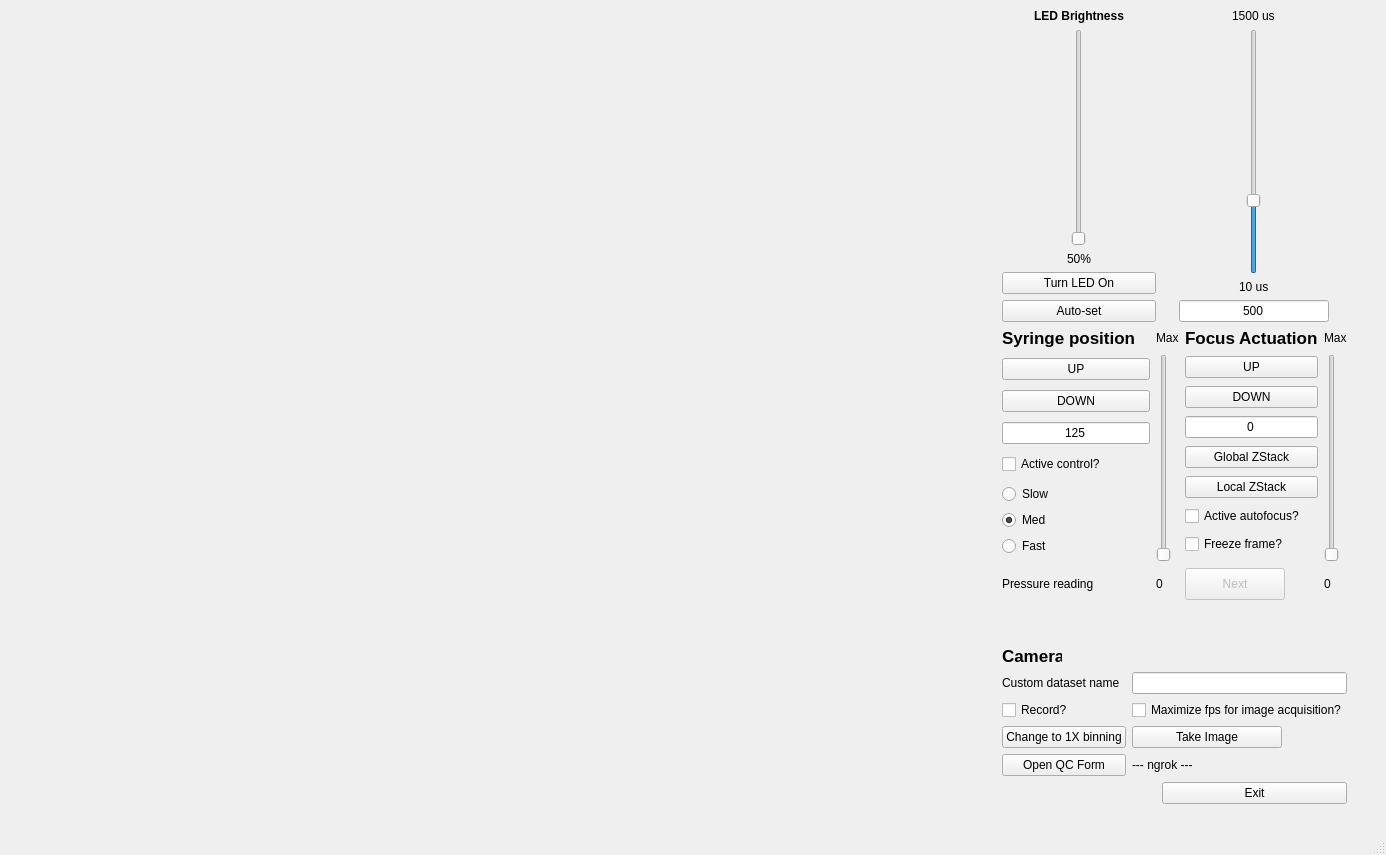
<?xml version="1.0" encoding="UTF-8"?>
<ui version="4.0">
 <class>MainWindow</class>
 <widget class="QMainWindow" name="MainWindow">
  <property name="geometry">
   <rect>
    <x>0</x>
    <y>0</y>
    <width>1386</width>
    <height>855</height>
   </rect>
  </property>
  <property name="windowTitle">
   <string>MainWindow</string>
  </property>
  <widget class="QWidget" name="centralwidget">
   <layout class="QHBoxLayout" name="horizontalLayout">
    <item>
     <widget class="QLabel" name="lblImage">
      <property name="minimumSize">
       <size>
        <width>800</width>
        <height>600</height>
       </size>
      </property>
      <property name="text">
       <string/>
      </property>
      <property name="scaledContents">
       <bool>true</bool>
      </property>
     </widget>
    </item>
    <item>
     <layout class="QGridLayout" name="gridLayout_4">
      <property name="sizeConstraint">
       <enum>QLayout::SetMinimumSize</enum>
      </property>
      <property name="rightMargin">
       <number>30</number>
      </property>
      <item row="0" column="2">
       <layout class="QGridLayout" name="gridLayout">
        <item row="0" column="0" rowspan="2">
         <layout class="QVBoxLayout" name="verticalLayout_2">
          <item alignment="Qt::AlignHCenter">
           <widget class="QLabel" name="lblMaxExposure">
            <property name="maximumSize">
             <size>
              <width>150</width>
              <height>16777215</height>
             </size>
            </property>
            <property name="text">
             <string>1500 us</string>
            </property>
           </widget>
          </item>
          <item alignment="Qt::AlignHCenter">
           <widget class="QSlider" name="vsExposure">
            <property name="enabled">
             <bool>true</bool>
            </property>
            <property name="minimum">
             <number>100</number>
            </property>
            <property name="maximum">
             <number>1500</number>
            </property>
            <property name="singleStep">
             <number>10</number>
            </property>
            <property name="value">
             <number>500</number>
            </property>
            <property name="sliderPosition">
             <number>500</number>
            </property>
            <property name="orientation">
             <enum>Qt::Vertical</enum>
            </property>
           </widget>
          </item>
          <item alignment="Qt::AlignHCenter">
           <widget class="QLabel" name="lblMinExposure">
            <property name="maximumSize">
             <size>
              <width>150</width>
              <height>16777215</height>
             </size>
            </property>
            <property name="text">
             <string>10 us</string>
            </property>
           </widget>
          </item>
          <item>
           <widget class="QLineEdit" name="txtBoxExposure">
            <property name="maximumSize">
             <size>
              <width>150</width>
              <height>16777215</height>
             </size>
            </property>
            <property name="text">
             <string>500</string>
            </property>
            <property name="maxLength">
             <number>5</number>
            </property>
            <property name="alignment">
             <set>Qt::AlignCenter</set>
            </property>
           </widget>
          </item>
         </layout>
        </item>
       </layout>
      </item>
      <item row="0" column="1">
       <layout class="QVBoxLayout" name="verticalLayout">
        <item>
         <widget class="QLabel" name="lblLEDTitle">
          <property name="text">
           <string>&lt;html&gt;&lt;head/&gt;&lt;body&gt;&lt;p&gt;&lt;span style=&quot; font-weight:600;&quot;&gt;LED Brightness&lt;/span&gt;&lt;/p&gt;&lt;/body&gt;&lt;/html&gt;</string>
          </property>
          <property name="alignment">
           <set>Qt::AlignCenter</set>
          </property>
         </widget>
        </item>
        <item alignment="Qt::AlignHCenter">
         <widget class="QSlider" name="vsLED">
          <property name="enabled">
           <bool>true</bool>
          </property>
          <property name="sizePolicy">
           <sizepolicy hsizetype="MinimumExpanding" vsizetype="Expanding">
            <horstretch>0</horstretch>
            <verstretch>0</verstretch>
           </sizepolicy>
          </property>
          <property name="minimum">
           <number>0</number>
          </property>
          <property name="maximum">
           <number>100</number>
          </property>
          <property name="singleStep">
           <number>1</number>
          </property>
          <property name="value">
           <number>0</number>
          </property>
          <property name="sliderPosition">
           <number>0</number>
          </property>
          <property name="orientation">
           <enum>Qt::Vertical</enum>
          </property>
         </widget>
        </item>
        <item>
         <widget class="QLabel" name="lblLED">
          <property name="text">
           <string>50%</string>
          </property>
          <property name="alignment">
           <set>Qt::AlignCenter</set>
          </property>
         </widget>
        </item>
        <item>
         <widget class="QPushButton" name="btnLEDToggle">
          <property name="sizePolicy">
           <sizepolicy hsizetype="Fixed" vsizetype="Fixed">
            <horstretch>0</horstretch>
            <verstretch>0</verstretch>
           </sizepolicy>
          </property>
          <property name="maximumSize">
           <size>
            <width>350</width>
            <height>16777215</height>
           </size>
          </property>
          <property name="text">
           <string>Turn LED On</string>
          </property>
         </widget>
        </item>
        <item>
         <widget class="QPushButton" name="btnAutobrightness">
          <property name="sizePolicy">
           <sizepolicy hsizetype="Fixed" vsizetype="Fixed">
            <horstretch>0</horstretch>
            <verstretch>0</verstretch>
           </sizepolicy>
          </property>
          <property name="maximumSize">
           <size>
            <width>350</width>
            <height>16777215</height>
           </size>
          </property>
          <property name="text">
           <string>Auto-set</string>
          </property>
         </widget>
        </item>
       </layout>
      </item>
      <item row="1" column="1" colspan="2">
       <layout class="QGridLayout" name="gridLayout_2">
        <item row="3" column="3">
         <widget class="QLabel" name="lblFocusMin">
          <property name="text">
           <string>0</string>
          </property>
         </widget>
        </item>
        <item row="1" column="3">
         <widget class="QSlider" name="vsFocus">
          <property name="minimum">
           <number>0</number>
          </property>
          <property name="maximum">
           <number>1500</number>
          </property>
          <property name="singleStep">
           <number>10</number>
          </property>
          <property name="value">
           <number>0</number>
          </property>
          <property name="sliderPosition">
           <number>0</number>
          </property>
          <property name="orientation">
           <enum>Qt::Vertical</enum>
          </property>
         </widget>
        </item>
        <item row="0" column="2">
         <widget class="QLabel" name="lblFocusTitle">
          <property name="font">
           <font>
            <pointsize>13</pointsize>
            <weight>75</weight>
            <bold>true</bold>
           </font>
          </property>
          <property name="text">
           <string>Focus Actuation</string>
          </property>
         </widget>
        </item>
        <item row="1" column="2">
         <layout class="QVBoxLayout" name="verticalLayout_5">
          <item>
           <widget class="QPushButton" name="btnFocusUp">
            <property name="maximumSize">
             <size>
              <width>150</width>
              <height>16777215</height>
             </size>
            </property>
            <property name="text">
             <string>UP</string>
            </property>
           </widget>
          </item>
          <item>
           <widget class="QPushButton" name="btnFocusDown">
            <property name="maximumSize">
             <size>
              <width>150</width>
              <height>16777215</height>
             </size>
            </property>
            <property name="text">
             <string>DOWN</string>
            </property>
           </widget>
          </item>
          <item>
           <widget class="ClickableLineEdit" name="txtBoxFocus">
            <property name="sizePolicy">
             <sizepolicy hsizetype="Fixed" vsizetype="Fixed">
              <horstretch>0</horstretch>
              <verstretch>0</verstretch>
             </sizepolicy>
            </property>
            <property name="maximumSize">
             <size>
              <width>150</width>
              <height>16777215</height>
             </size>
            </property>
            <property name="text">
             <string>0</string>
            </property>
            <property name="maxLength">
             <number>5</number>
            </property>
            <property name="alignment">
             <set>Qt::AlignCenter</set>
            </property>
           </widget>
          </item>
          <item>
           <widget class="QPushButton" name="btnFullZStack">
            <property name="maximumSize">
             <size>
              <width>150</width>
              <height>16777215</height>
             </size>
            </property>
            <property name="text">
             <string>Global ZStack</string>
            </property>
           </widget>
          </item>
          <item>
           <widget class="QPushButton" name="btnLocalZStack">
            <property name="maximumSize">
             <size>
              <width>150</width>
              <height>16777215</height>
             </size>
            </property>
            <property name="text">
             <string>Local ZStack</string>
            </property>
           </widget>
          </item>
          <item>
           <widget class="QCheckBox" name="chkBoxActiveAutofocus">
            <property name="text">
             <string>Active autofocus?</string>
            </property>
           </widget>
          </item>
          <item>
           <widget class="QCheckBox" name="chkBoxFreeze">
            <property name="minimumSize">
             <size>
              <width>0</width>
              <height>20</height>
             </size>
            </property>
            <property name="maximumSize">
             <size>
              <width>120</width>
              <height>16777215</height>
             </size>
            </property>
            <property name="text">
             <string>Freeze frame?</string>
            </property>
           </widget>
          </item>
         </layout>
        </item>
        <item row="0" column="3">
         <widget class="QLabel" name="lblFocusMax">
          <property name="maximumSize">
           <size>
            <width>150</width>
            <height>16777215</height>
           </size>
          </property>
          <property name="text">
           <string>Max</string>
          </property>
         </widget>
        </item>
        <item row="1" column="0">
         <layout class="QVBoxLayout" name="verticalLayout_3" stretch="0,0,0,0,0">
          <item>
           <widget class="QPushButton" name="btnFlowUp">
            <property name="maximumSize">
             <size>
              <width>150</width>
              <height>16777215</height>
             </size>
            </property>
            <property name="text">
             <string>UP</string>
            </property>
           </widget>
          </item>
          <item>
           <widget class="QPushButton" name="btnFlowDown">
            <property name="maximumSize">
             <size>
              <width>150</width>
              <height>16777215</height>
             </size>
            </property>
            <property name="text">
             <string>DOWN</string>
            </property>
           </widget>
          </item>
          <item>
           <widget class="ClickableLineEdit" name="txtBoxFlow">
            <property name="maximumSize">
             <size>
              <width>150</width>
              <height>16777215</height>
             </size>
            </property>
            <property name="text">
             <string>125</string>
            </property>
            <property name="maxLength">
             <number>5</number>
            </property>
            <property name="alignment">
             <set>Qt::AlignCenter</set>
            </property>
           </widget>
          </item>
          <item>
           <widget class="QCheckBox" name="chkBoxFlowControl">
            <property name="sizePolicy">
             <sizepolicy hsizetype="Minimum" vsizetype="Fixed">
              <horstretch>0</horstretch>
              <verstretch>0</verstretch>
             </sizepolicy>
            </property>
            <property name="maximumSize">
             <size>
              <width>150</width>
              <height>16777215</height>
             </size>
            </property>
            <property name="text">
             <string>Active control?</string>
            </property>
           </widget>
          </item>
          <item>
           <layout class="QGridLayout" name="gridLayout_3">
            <item row="4" column="0">
             <widget class="QRadioButton" name="radFlowFast">
              <property name="text">
               <string>Fast</string>
              </property>
             </widget>
            </item>
            <item row="1" column="0">
             <widget class="QRadioButton" name="radFlowSlow">
              <property name="text">
               <string>Slow</string>
              </property>
             </widget>
            </item>
            <item row="3" column="0">
             <widget class="QRadioButton" name="radFlowMed">
              <property name="text">
               <string>Med</string>
              </property>
              <property name="checked">
               <bool>true</bool>
              </property>
             </widget>
            </item>
           </layout>
          </item>
         </layout>
        </item>
        <item row="3" column="1">
         <widget class="QLabel" name="lblMinFlow">
          <property name="maximumSize">
           <size>
            <width>150</width>
            <height>16777215</height>
           </size>
          </property>
          <property name="text">
           <string>0</string>
          </property>
         </widget>
        </item>
        <item row="0" column="1">
         <widget class="QLabel" name="lblMaxFlow">
          <property name="maximumSize">
           <size>
            <width>150</width>
            <height>16777215</height>
           </size>
          </property>
          <property name="text">
           <string>Max</string>
          </property>
         </widget>
        </item>
        <item row="0" column="0" alignment="Qt::AlignLeft">
         <widget class="QLabel" name="lblFlowTitle">
          <property name="font">
           <font>
            <pointsize>13</pointsize>
            <weight>75</weight>
            <bold>true</bold>
           </font>
          </property>
          <property name="text">
           <string>Syringe position</string>
          </property>
         </widget>
        </item>
        <item row="3" column="2">
         <widget class="QPushButton" name="btnNextImage">
          <property name="enabled">
           <bool>false</bool>
          </property>
          <property name="minimumSize">
           <size>
            <width>0</width>
            <height>32</height>
           </size>
          </property>
          <property name="maximumSize">
           <size>
            <width>100</width>
            <height>16777215</height>
           </size>
          </property>
          <property name="text">
           <string>Next</string>
          </property>
         </widget>
        </item>
        <item row="3" column="0">
         <widget class="QLabel" name="lblPressure">
          <property name="maximumSize">
           <size>
            <width>100</width>
            <height>100</height>
           </size>
          </property>
          <property name="text">
           <string>Pressure reading</string>
          </property>
         </widget>
        </item>
        <item row="1" column="1">
         <widget class="QSlider" name="vsFlow">
          <property name="minimum">
           <number>100</number>
          </property>
          <property name="maximum">
           <number>1500</number>
          </property>
          <property name="singleStep">
           <number>5</number>
          </property>
          <property name="value">
           <number>100</number>
          </property>
          <property name="sliderPosition">
           <number>100</number>
          </property>
          <property name="orientation">
           <enum>Qt::Vertical</enum>
          </property>
         </widget>
        </item>
        <item row="4" column="0">
         <widget class="QLabel" name="lblFlowrate">
          <property name="text">
           <string/>
          </property>
         </widget>
        </item>
        <item row="5" column="0" colspan="2">
         <widget class="QLabel" name="lblTemperatures">
          <property name="sizePolicy">
           <sizepolicy hsizetype="Fixed" vsizetype="Preferred">
            <horstretch>30</horstretch>
            <verstretch>0</verstretch>
           </sizepolicy>
          </property>
          <property name="maximumSize">
           <size>
            <width>280</width>
            <height>16777215</height>
           </size>
          </property>
          <property name="text">
           <string/>
          </property>
         </widget>
        </item>
       </layout>
      </item>
      <item row="7" column="1">
       <widget class="QLabel" name="lblFPS">
        <property name="maximumSize">
         <size>
          <width>50</width>
          <height>16777215</height>
         </size>
        </property>
        <property name="text">
         <string/>
        </property>
       </widget>
      </item>
      <item row="3" column="1" colspan="2">
       <layout class="QGridLayout" name="grdCameraOptions">
        <item row="1" column="1">
         <widget class="QLineEdit" name="txtBoxCustomFilename">
          <property name="maximumSize">
           <size>
            <width>300</width>
            <height>100</height>
           </size>
          </property>
         </widget>
        </item>
        <item row="0" column="0" colspan="2">
         <widget class="QLabel" name="lblCameraTitle">
          <property name="maximumSize">
           <size>
            <width>60</width>
            <height>100</height>
           </size>
          </property>
          <property name="font">
           <font>
            <pointsize>13</pointsize>
            <weight>75</weight>
            <bold>true</bold>
           </font>
          </property>
          <property name="text">
           <string>Camera</string>
          </property>
         </widget>
        </item>
        <item row="3" column="1">
         <widget class="QPushButton" name="btnSnap">
          <property name="maximumSize">
           <size>
            <width>150</width>
            <height>160</height>
           </size>
          </property>
          <property name="toolTip">
           <string>Take a single image (or continuously record if the checkbox is checked)</string>
          </property>
          <property name="text">
           <string>Take Image</string>
          </property>
         </widget>
        </item>
        <item row="2" column="1">
         <widget class="QCheckBox" name="chkBoxMaxFPS">
          <property name="maximumSize">
           <size>
            <width>300</width>
            <height>16777215</height>
           </size>
          </property>
          <property name="toolTip">
           <string>Check to disable live view, image scaling. The program will write to disk as fast as it can.</string>
          </property>
          <property name="text">
           <string>Maximize fps for image acquisition?</string>
          </property>
         </widget>
        </item>
        <item row="1" column="0" alignment="Qt::AlignLeft">
         <widget class="QLabel" name="label">
          <property name="sizePolicy">
           <sizepolicy hsizetype="MinimumExpanding" vsizetype="Preferred">
            <horstretch>0</horstretch>
            <verstretch>0</verstretch>
           </sizepolicy>
          </property>
          <property name="maximumSize">
           <size>
            <width>160</width>
            <height>16777215</height>
           </size>
          </property>
          <property name="text">
           <string>Custom dataset name</string>
          </property>
         </widget>
        </item>
        <item row="2" column="0" alignment="Qt::AlignLeft">
         <widget class="QCheckBox" name="chkBoxRecord">
          <property name="maximumSize">
           <size>
            <width>300</width>
            <height>16777215</height>
           </size>
          </property>
          <property name="toolTip">
           <string>Check to enable continuous recording of images</string>
          </property>
          <property name="text">
           <string>Record?</string>
          </property>
         </widget>
        </item>
        <item row="3" column="0">
         <widget class="QPushButton" name="btnChangeBinning">
          <property name="maximumSize">
           <size>
            <width>160</width>
            <height>100</height>
           </size>
          </property>
          <property name="toolTip">
           <string>Switch the pixel binning mode of the camera</string>
          </property>
          <property name="text">
           <string>Change to 1X binning</string>
          </property>
         </widget>
        </item>
        <item row="4" column="0">
         <widget class="QPushButton" name="btnQCForm">
          <property name="maximumSize">
           <size>
            <width>150</width>
            <height>16777215</height>
           </size>
          </property>
          <property name="text">
           <string>Open QC Form</string>
          </property>
         </widget>
        </item>
        <item row="4" column="1">
         <widget class="QLabel" name="lblngrok">
          <property name="sizePolicy">
           <sizepolicy hsizetype="Minimum" vsizetype="Preferred">
            <horstretch>0</horstretch>
            <verstretch>0</verstretch>
           </sizepolicy>
          </property>
          <property name="text">
           <string>--- ngrok ---</string>
          </property>
         </widget>
        </item>
       </layout>
      </item>
      <item row="4" column="2">
       <widget class="QPushButton" name="btnExit">
        <property name="maximumSize">
         <size>
          <width>300</width>
          <height>16777215</height>
         </size>
        </property>
        <property name="text">
         <string>Exit</string>
        </property>
       </widget>
      </item>
      <item row="4" column="1">
       <widget class="QLabel" name="lblTimer">
        <property name="maximumSize">
         <size>
          <width>150</width>
          <height>16777215</height>
         </size>
        </property>
        <property name="text">
         <string/>
        </property>
       </widget>
      </item>
     </layout>
    </item>
   </layout>
  </widget>
  <widget class="QStatusBar" name="statusbar"/>
 </widget>
 <customwidgets>
  <customwidget>
   <class>ClickableLineEdit</class>
   <extends>QLineEdit</extends>
   <header>clickablelineedit.h</header>
  </customwidget>
 </customwidgets>
 <resources/>
 <connections/>
</ui>
